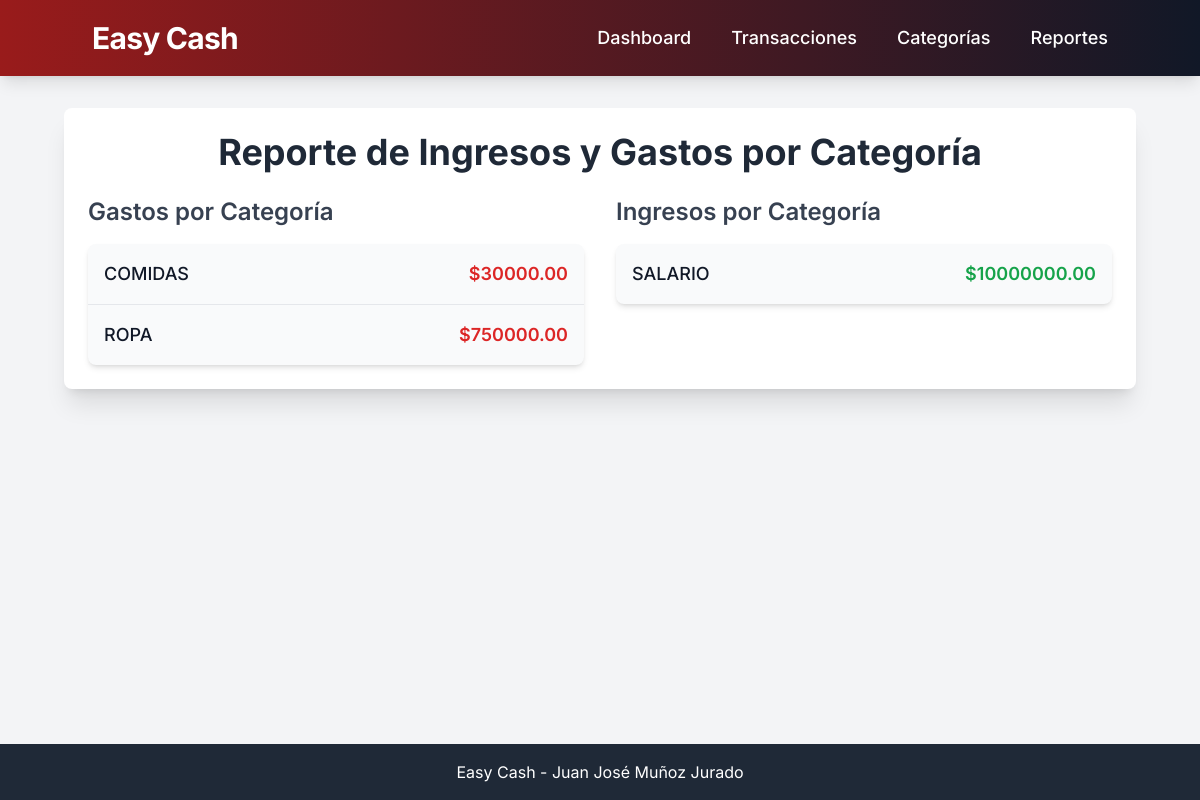
The page /gastos/reportes/categoria/ on the database its author committed.
### gastos/models.py (models this page shows, shortened)
class Categoria(models.Model):
    nombre = models.CharField(max_length=100, unique=True)
    TIPO_CHOICES = [
        ('Ingreso', 'Ingreso'),
        ('Gasto', 'Gasto'),
    ]
    tipo = models.CharField(max_length=7, choices=TIPO_CHOICES)
    class Meta:
        ordering = ['nombre']
        verbose_name_plural = "Categorías"

### gastos/views.py (the view)
# urls.py: path('reportes/categoria/', views.reporte_por_categoria, name='reporte_por_categoria'),
def reporte_por_categoria(request):
    gastos_por_categoria = Transaccion.objects.filter(tipo='Gasto') \
                                            .values('categoria__nombre') \
                                            .annotate(total=Sum('monto')) \
                                            .order_by('categoria__nombre')
    ingresos_por_categoria = Transaccion.objects.filter(tipo='Ingreso') \
                                            .values('categoria__nombre') \
                                            .annotate(total=Sum('monto')) \
                                            .order_by('categoria__nombre')
    context = {
        'gastos_por_categoria': gastos_por_categoria,
        'ingresos_por_categoria': ingresos_por_categoria,
    }
    return render(request, 'gastos/reporte_por_categoria.html', context)

### gastos/templates/gastos/reporte_por_categoria.html (shortened to what this page needs)
{% extends 'gastos/base.html' %}
{% block content %}
<div class="bg-white p-6 rounded-lg shadow-xl mb-8">
    <h1 class="text-4xl font-bold text-gray-800 mb-6 text-center">Reporte de Ingresos y Gastos por Categoría</h1>
    <div class="grid grid-cols-1 lg:grid-cols-2 gap-8">
        <div>
            <h2 class="text-2xl font-semibold text-gray-700 mb-4">Gastos por Categoría</h2>
            {% if gastos_por_categoria %}
            <div class="bg-gray-50 rounded-lg shadow-md overflow-hidden">
                <ul class="divide-y divide-gray-200">
                    {% for item in gastos_por_categoria %}
                    <li class="p-4 flex justify-between items-center hover:bg-gray-100 transition duration-150">
                        <span class="text-lg font-medium text-gray-900">{{ item.categoria__nombre|default:"Sin Categoría" }}</span>
                        <span class="text-red-600 text-lg font-semibold">${{ item.total|floatformat:2 }}</span>
                    </li>
                    {% endfor %}
                </ul>
            </div>
            {% else %}
            <p class="text-gray-600 text-center py-8 bg-gray-50 rounded-lg shadow-md">No hay gastos registrados por categoría.</p>
            {% endif %}
        </div>
        <div>
            <h2 class="text-2xl font-semibold text-gray-700 mb-4">Ingresos por Categoría</h2>
            {% if ingresos_por_categoria %}
            <div class="bg-gray-50 rounded-lg shadow-md overflow-hidden">
                <ul class="divide-y divide-gray-200">
                    {% for item in ingresos_por_categoria %}
                    <li class="p-4 flex justify-between items-center hover:bg-gray-100 transition duration-150">
                        <span class="text-lg font-medium text-gray-900">{{ item.categoria__nombre|default:"Sin Categoría" }}</span>
                        <span class="text-green-600 text-lg font-semibold">${{ item.total|floatformat:2 }}</span>
                    </li>
                    {% endfor %}
                </ul>
            </div>
            {% else %}
            <p class="text-gray-600 text-center py-8 bg-gray-50 rounded-lg shadow-md">No hay ingresos registrados por categoría.</p>
            {% endif %}
        </div>
    </div>
</div>
{% endblock %}

### gastos/templates/gastos/base.html (style rules this page uses)
body { font-family: 'Inter', sans-serif; background-color: #f3f4f6; }

### rows shown on the page
Categoria: categoria__nombre "COMIDAS", total "30000.00"
Categoria: categoria__nombre "ROPA", total "750000.00"
Categoria: categoria__nombre "SALARIO", total "10000000.00"
